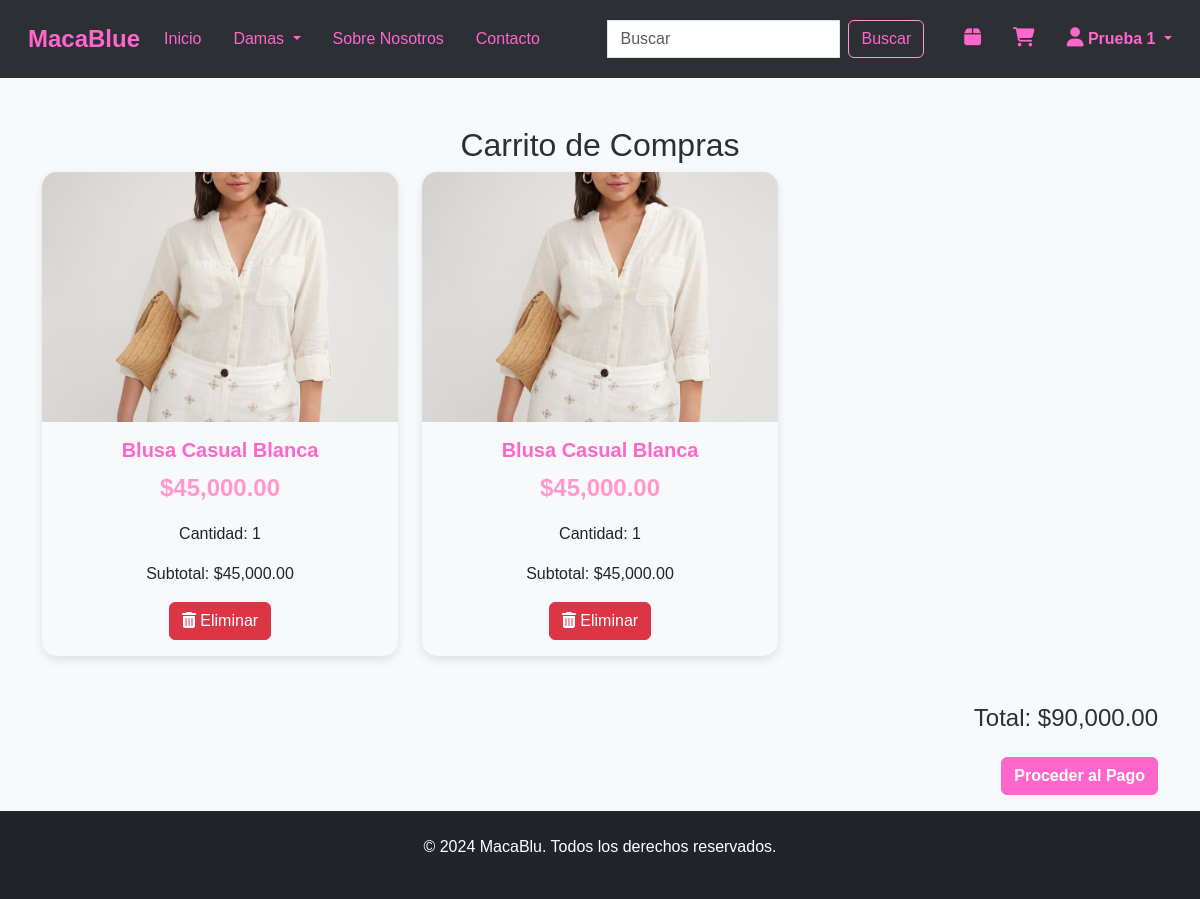
Page /Cliente/view/carrito.php (signed in) on the committed database.
### tables this page shows
CREATE TABLE `carrito` (
  `carrito_id` int(11) NOT NULL,
  `usuario_id` int(11) NOT NULL,
  `producto_id` int(11) NOT NULL,
  `cantidad` int(11) NOT NULL DEFAULT 1,
  `fecha_agregado` datetime DEFAULT current_timestamp()
);

CREATE TABLE `productos` (
  `producto_id` int(11) NOT NULL,
  `nombreProducto` varchar(255) NOT NULL,
  `categoriaProducto` int(11) DEFAULT NULL,
  `subcategoriaProducto` varchar(255) DEFAULT NULL,
  `precioProducto` decimal(10,2) NOT NULL,
  `stockProducto` int(11) NOT NULL,
  `estadoProducto` enum('Disponible','No disponible') NOT NULL,
  `tallas` varchar(255) DEFAULT NULL,
  `colorProducto` varchar(50) DEFAULT NULL,
  `materialProducto` varchar(50) DEFAULT NULL,
  `descripcionProducto` text DEFAULT NULL,
  `fotosProducto` text DEFAULT NULL
);

### Cliente/Models/CarritoModel.php (called while the page is built, shortened)
<?php
require_once dirname(__DIR__) . '/config/conexion.php';
class CarritoModel {
    private $db;
    public function __construct() {
        $this->db = Conexion::obtenerConexion();
    }
    public function getCartItems($userId) {
        try {
            $sql = "SELECT p.producto_id, p.nombreProducto, p.precioProducto, p.fotosProducto,
                           c.cantidad, c.carrito_id
                    FROM carrito c
                    JOIN productos p ON c.producto_id = p.producto_id
                    WHERE c.usuario_id = ?";
            $stmt = $this->db->prepare($sql);
            $stmt->bind_param("i", $userId);
            $stmt->execute();
            $result = $stmt->get_result();
            return $result->fetch_all(MYSQLI_ASSOC);
        } catch (mysqli_sql_exception $e) {
            error_log("Error en getCartItems: " . $e->getMessage());
            return [];
        }
    }
    public function calculateTotal($cartItems) {
        $total = 0;
        foreach ($cartItems as $item) {
            $total += $item['precioProducto'] * $item['cantidad'];
        }
        return $total;
    }
}
?>

### Cliente/config/conexion.php (called while the page is built, shortened)
<?php
class Conexion {
    private $servername = "localhost";
    private $username = "root";
    private $password = "";
    private $dbname = "macablue";
    private static $conexion;
    public function conectar() {
        $this->conn = new mysqli($this->servername, $this->username, $this->password, $this->dbname);
        return $this->conn;
    }
    public static function obtenerConexion() {
        if (!isset(self::$conexion)) {
            $conexion = new self();
            self::$conexion = $conexion->conectar();
        }
        return self::$conexion;
    }
}

### Cliente/view/carrito.php (the view, shortened to what this page needs)
<?php
require_once dirname(__DIR__) . '/config/conexion.php';
require_once dirname(__DIR__) . '/Models/CarritoModel.php';
require_once dirname(__DIR__) . '/Controllers/CarritoController.php';
$conexion = new Conexion();
$conn = $conexion->conectar();
$carritoModel = new CarritoModel($conn);
$userId = $_SESSION['cliente_id'];
$cartItems = $carritoModel->getCartItems($userId);
$total = $carritoModel->calculateTotal($cartItems);
$base_url = '/MacaBlue/cliente';
?>
<!DOCTYPE html>
<html lang="es">
<head>
    <link rel="stylesheet" href="https://cdnjs.cloudflare.com/ajax/libs/font-awesome/6.5.0/css/all.min.css">
    <link href="https://cdn.jsdelivr.net/npm/bootstrap@5.3.3/dist/css/bootstrap.min.css" rel="stylesheet">
    <link rel="stylesheet" href="<?php echo $base_url; ?>/assets/css/style.css">
    <link rel="stylesheet" href="<?php echo $base_url; ?>/assets/css/nav.css">
</head>
<body>
    <?php include 'nav.php'; ?>
    <div class="container mt-5">
        <h2 class="text-center">Carrito de Compras</h2>
        <div class="row">
            <?php
            if ($cartItems && count($cartItems) > 0) {
                foreach ($cartItems as $item) {
                    echo '<div class="col-md-4 mb-4">';
                    echo '<div class="card product-card">';
                    $foto = !empty($item['fotosProducto'])
                        ? '/MacaBlue/Admin/uploads/' . htmlspecialchars($item['fotosProducto'])
                        : '/MacaBlue/Admin/uploads/default.jpg';
                    echo '<img src="' . $foto . '" class="card-img-top product-img" alt="' . htmlspecialchars($item['nombreProducto']) . '">';
                    echo '<div class="card-body text-center">';
                    echo '<h5 class="card-title">' . htmlspecialchars($item['nombreProducto']) . '</h5>';
                    echo '<p class="price">$' . number_format($item['precioProducto'], 2) . '</p>';
                    echo '<p>Cantidad: ' . htmlspecialchars($item['cantidad']) . '</p>';
                    echo '<p>Subtotal: $' . number_format($item['precioProducto'] * $item['cantidad'], 2) . '</p>';
                    echo '<form action="../Controllers/CarritoController.php?action=eliminarItem" method="post" class="mt-2">';
                    echo '<button type="submit" class="btn btn-danger"><i class="fas fa-trash-alt"></i> Eliminar</button>';
                    echo '</form>';
                    echo '</div>';
                    echo '</div>';
                    echo '</div>';
                }
                echo '<div class="col-12 text-end mt-4">';
                echo '<h4>Total: $' . number_format($total, 2) . '</h4>';
                echo '<a href="pago.php" class="btn btn-primary mt-3 mb-3">Proceder al Pago</a>';
                echo '</div>';
            } else {
                echo '<p class="text-center">Tu carrito está vacío.</p>';
            }
            ?>
        </div>
    </div>
    <?php include 'footer.php'; ?>
</body>
</html>

### Cliente/assets/css/style.css (style rules this page uses)
:root { --fucsia-claro: #ff66cc; --fucsia-pastel: #ff99cc; --fondo-oscuro: #2c2f33; --fondo-claro: #f8f9fa; --fuente-bonita: 'Poppins', sans-serif; }
body { font-family: var(--fuente-bonita); background-color: var(--fondo-claro); color: var(--fondo-oscuro); }
.product-card { transition: transform 0.3s ease, box-shadow 0.3s ease; cursor: pointer; border: none; overflow: hidden; border-radius: 15px; box-shadow: 0 4px 10px rgba(0, 0, 0, 0.1); background-color: var(--fondo-claro); }
.product-img { height: 250px; width: 100%; object-fit: cover; }
.price { font-size: 1.5em; color: var(--fucsia-pastel); font-weight: bold; }
.card-title { color: var(--fucsia-claro); font-weight: bold; }
.btn-primary { background-color: var(--fucsia-claro) !important; border-color: var(--fucsia-claro) !important; font-weight: bold; color: white !important; outline: none !important; box-shadow: none !important; }

### rows in the picture
carrito: producto.fotosProducto (picture), producto.nombreProducto "Blusa Casual Blanca", producto.precioProducto "45,000.00", cantidad "1", $item['precioProducto'] * $item['cantidad'] "45,000.00"
carrito: producto.fotosProducto (picture), producto.nombreProducto "Blusa Casual Blanca", producto.precioProducto "45,000.00", cantidad "1", $item['precioProducto'] * $item['cantidad'] "45,000.00"

### other values in the picture
$categoria['nombreCategoria'] "Damas"
$_SESSION['nombreUsuario'] "Prueba"
$_SESSION['apellidoUsuario'] "1"
$total "90,000.00"
